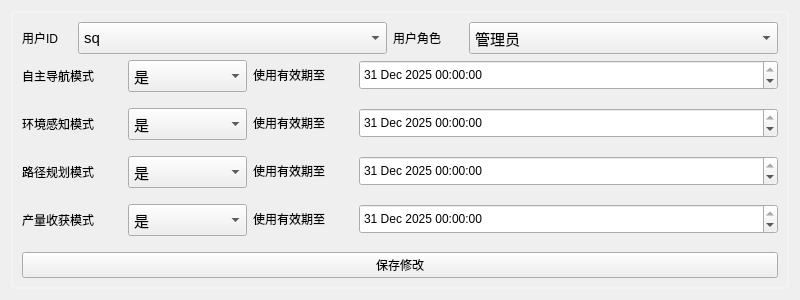
<?xml version="1.0" encoding="UTF-8"?>
<ui version="4.0">
 <class>adminMangager</class>
 <widget class="QWidget" name="adminMangager">
  <property name="geometry">
   <rect>
    <x>0</x>
    <y>0</y>
    <width>800</width>
    <height>300</height>
   </rect>
  </property>
  <property name="minimumSize">
   <size>
    <width>800</width>
    <height>300</height>
   </size>
  </property>
  <property name="maximumSize">
   <size>
    <width>800</width>
    <height>300</height>
   </size>
  </property>
  <property name="windowTitle">
   <string>Form</string>
  </property>
  <layout class="QGridLayout" name="gridLayout_2">
   <item row="1" column="0">
    <widget class="QFrame" name="frame">
     <property name="styleSheet">
      <string notr="true">#frame{
	border: 2px solid #f3f3f3;
	border-radius: 5px;
}
QLineEdit{
	border: 2px solid #E6E6E6;
	border-radius: 3px;
	font-size: 15px;
	padding: 5px;
}
QComboBox{
	font-size:15px;
	padding:5px;
}

</string>
     </property>
     <property name="frameShape">
      <enum>QFrame::StyledPanel</enum>
     </property>
     <property name="frameShadow">
      <enum>QFrame::Raised</enum>
     </property>
     <layout class="QGridLayout" name="gridLayout">
      <item row="0" column="0">
       <layout class="QHBoxLayout" name="horizontalLayout_5">
        <item>
         <widget class="QLabel" name="useRoleLabel">
          <property name="minimumSize">
           <size>
            <width>50</width>
            <height>0</height>
           </size>
          </property>
          <property name="maximumSize">
           <size>
            <width>50</width>
            <height>16777215</height>
           </size>
          </property>
          <property name="text">
           <string>用户ID</string>
          </property>
         </widget>
        </item>
        <item>
         <widget class="QComboBox" name="comboBox">
          <item>
           <property name="text">
            <string>sq</string>
           </property>
          </item>
         </widget>
        </item>
        <item>
         <widget class="QLabel" name="useRoleLabel_2">
          <property name="minimumSize">
           <size>
            <width>70</width>
            <height>0</height>
           </size>
          </property>
          <property name="maximumSize">
           <size>
            <width>50</width>
            <height>16777215</height>
           </size>
          </property>
          <property name="text">
           <string>用户角色</string>
          </property>
         </widget>
        </item>
        <item>
         <widget class="QComboBox" name="useRoleComboBox">
          <item>
           <property name="text">
            <string>管理员</string>
           </property>
          </item>
          <item>
           <property name="text">
            <string>科研用户</string>
           </property>
          </item>
         </widget>
        </item>
       </layout>
      </item>
      <item row="1" column="0">
       <layout class="QHBoxLayout" name="horizontalLayout" stretch="3,7">
        <item>
         <layout class="QFormLayout" name="formLayout_2">
          <item row="0" column="0">
           <widget class="QLabel" name="mode1Label">
            <property name="minimumSize">
             <size>
              <width>100</width>
              <height>0</height>
             </size>
            </property>
            <property name="text">
             <string>自主导航模式</string>
            </property>
           </widget>
          </item>
          <item row="0" column="1">
           <widget class="QComboBox" name="mode1ComboBox">
            <item>
             <property name="text">
              <string>是</string>
             </property>
            </item>
            <item>
             <property name="text">
              <string>否</string>
             </property>
            </item>
           </widget>
          </item>
         </layout>
        </item>
        <item>
         <layout class="QFormLayout" name="formLayout_8">
          <item row="0" column="0">
           <widget class="QLabel" name="Label_3">
            <property name="minimumSize">
             <size>
              <width>100</width>
              <height>0</height>
             </size>
            </property>
            <property name="text">
             <string>使用有效期至</string>
            </property>
           </widget>
          </item>
          <item row="0" column="1">
           <widget class="QDateTimeEdit" name="DateTimeEdit_3">
            <property name="minimumSize">
             <size>
              <width>0</width>
              <height>30</height>
             </size>
            </property>
            <property name="date">
             <date>
              <year>2025</year>
              <month>12</month>
              <day>31</day>
             </date>
            </property>
           </widget>
          </item>
         </layout>
        </item>
       </layout>
      </item>
      <item row="2" column="0">
       <layout class="QHBoxLayout" name="horizontalLayout_2" stretch="3,7">
        <item>
         <layout class="QFormLayout" name="formLayout_3">
          <item row="0" column="0">
           <widget class="QLabel" name="mode1Label_2">
            <property name="minimumSize">
             <size>
              <width>100</width>
              <height>0</height>
             </size>
            </property>
            <property name="text">
             <string>环境感知模式</string>
            </property>
           </widget>
          </item>
          <item row="0" column="1">
           <widget class="QComboBox" name="mode1ComboBox_2">
            <item>
             <property name="text">
              <string>是</string>
             </property>
            </item>
            <item>
             <property name="text">
              <string>否</string>
             </property>
            </item>
           </widget>
          </item>
         </layout>
        </item>
        <item>
         <layout class="QFormLayout" name="formLayout_9">
          <item row="0" column="0">
           <widget class="QLabel" name="Label_4">
            <property name="minimumSize">
             <size>
              <width>100</width>
              <height>0</height>
             </size>
            </property>
            <property name="text">
             <string>使用有效期至</string>
            </property>
           </widget>
          </item>
          <item row="0" column="1">
           <widget class="QDateTimeEdit" name="DateTimeEdit_4">
            <property name="minimumSize">
             <size>
              <width>0</width>
              <height>30</height>
             </size>
            </property>
            <property name="date">
             <date>
              <year>2025</year>
              <month>12</month>
              <day>31</day>
             </date>
            </property>
           </widget>
          </item>
         </layout>
        </item>
       </layout>
      </item>
      <item row="3" column="0">
       <layout class="QHBoxLayout" name="horizontalLayout_3" stretch="3,7">
        <item>
         <layout class="QFormLayout" name="formLayout_4">
          <item row="0" column="0">
           <widget class="QLabel" name="mode1Label_3">
            <property name="minimumSize">
             <size>
              <width>100</width>
              <height>0</height>
             </size>
            </property>
            <property name="text">
             <string>路径规划模式</string>
            </property>
           </widget>
          </item>
          <item row="0" column="1">
           <widget class="QComboBox" name="mode1ComboBox_3">
            <item>
             <property name="text">
              <string>是</string>
             </property>
            </item>
            <item>
             <property name="text">
              <string>否</string>
             </property>
            </item>
           </widget>
          </item>
         </layout>
        </item>
        <item>
         <layout class="QFormLayout" name="formLayout_10">
          <item row="0" column="0">
           <widget class="QLabel" name="Label_5">
            <property name="minimumSize">
             <size>
              <width>100</width>
              <height>0</height>
             </size>
            </property>
            <property name="text">
             <string>使用有效期至</string>
            </property>
           </widget>
          </item>
          <item row="0" column="1">
           <widget class="QDateTimeEdit" name="DateTimeEdit_5">
            <property name="minimumSize">
             <size>
              <width>0</width>
              <height>30</height>
             </size>
            </property>
            <property name="date">
             <date>
              <year>2025</year>
              <month>12</month>
              <day>31</day>
             </date>
            </property>
           </widget>
          </item>
         </layout>
        </item>
       </layout>
      </item>
      <item row="4" column="0">
       <layout class="QHBoxLayout" name="horizontalLayout_4" stretch="3,7">
        <item>
         <layout class="QFormLayout" name="formLayout_5">
          <item row="0" column="1">
           <widget class="QComboBox" name="mode1ComboBox_4">
            <item>
             <property name="text">
              <string>是</string>
             </property>
            </item>
            <item>
             <property name="text">
              <string>否</string>
             </property>
            </item>
           </widget>
          </item>
          <item row="0" column="0">
           <widget class="QLabel" name="mode1Label_4">
            <property name="minimumSize">
             <size>
              <width>100</width>
              <height>0</height>
             </size>
            </property>
            <property name="text">
             <string>产量收获模式</string>
            </property>
           </widget>
          </item>
         </layout>
        </item>
        <item>
         <layout class="QFormLayout" name="formLayout_11">
          <item row="0" column="0">
           <widget class="QLabel" name="Label_6">
            <property name="minimumSize">
             <size>
              <width>100</width>
              <height>0</height>
             </size>
            </property>
            <property name="text">
             <string>使用有效期至</string>
            </property>
           </widget>
          </item>
          <item row="0" column="1">
           <widget class="QDateTimeEdit" name="DateTimeEdit_6">
            <property name="minimumSize">
             <size>
              <width>0</width>
              <height>30</height>
             </size>
            </property>
            <property name="date">
             <date>
              <year>2025</year>
              <month>12</month>
              <day>31</day>
             </date>
            </property>
           </widget>
          </item>
         </layout>
        </item>
       </layout>
      </item>
      <item row="5" column="0">
       <widget class="QPushButton" name="pushButton">
        <property name="text">
         <string>保存修改</string>
        </property>
       </widget>
      </item>
     </layout>
    </widget>
   </item>
  </layout>
 </widget>
 <resources/>
 <connections/>
</ui>
